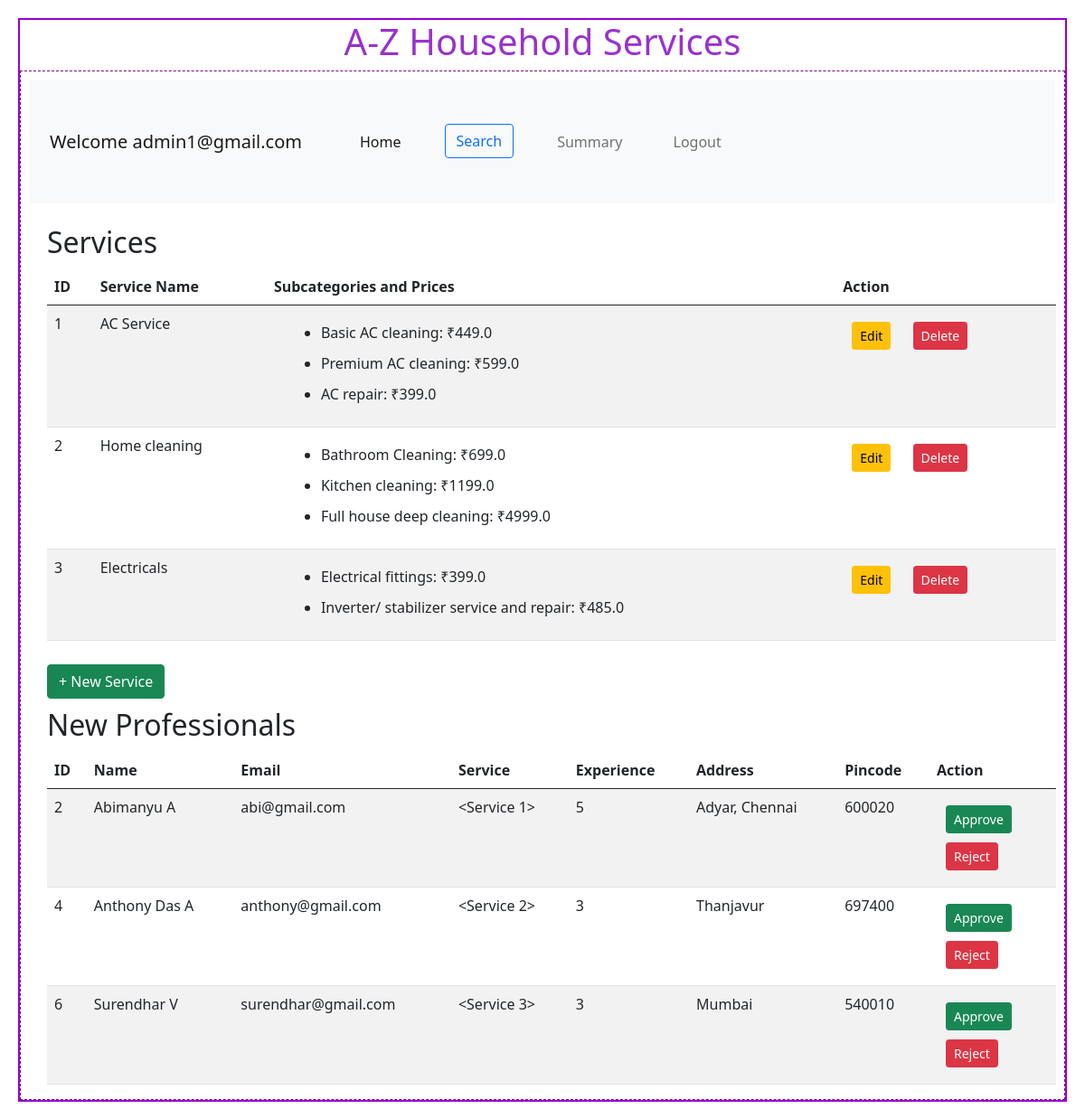
/admin/admin1@gmail.com, run on the app's committed database.
### backend/models.py (models this page shows)
class Service(db.Model):
    __tablename__ = "service"
    id = db.Column(db.Integer, primary_key=True, autoincrement=True)
    name = db.Column(db.String, nullable=False)
    description = db.Column(db.String, nullable=False)
    status = db.Column(db.String(20), default="active", nullable=False)  # Active/Inactive
    subcategories = db.relationship(
        'Subcategory',
        cascade="all, delete",
        backref="service",
        lazy=True
    )
    service_requests = db.relationship(
        'ServiceRequest',
        cascade="all, delete",
        backref="service",
        lazy=True
    )

class Subcategory(db.Model):
    id = db.Column(db.Integer, primary_key=True)
    service_id = db.Column(db.Integer, db.ForeignKey('service.id'), nullable=False)
    name = db.Column(db.String(100), nullable=False)
    description = db.Column(db.Text, nullable=False)
    price = db.Column(db.Float, nullable=False)

class ProfessionalDetails(db.Model):
    __tablename__ = "professional_details"
    id = db.Column(db.Integer, primary_key=True, autoincrement=True)
    email = db.Column(db.String, unique=True, nullable=False)
    password = db.Column(db.String, nullable=False)
    role = db.Column(db.Integer, default=1, nullable=False)  # 0 = admin, 1 = professional
    name = db.Column(db.String, nullable=False)
    service_id = db.Column(db.Integer, db.ForeignKey('service.id'), nullable=False)  # Foreign key to Service
    experience = db.Column(db.Integer, nullable=False)
    address = db.Column(db.String, nullable=False)
    pincode = db.Column(db.Integer, nullable=False)
    status = db.Column(db.String(20), default="Pending")
    is_available = db.Column(db.Boolean, default=True)
    service = db.relationship('Service', backref='professionals')
    service_requests = db.relationship(
        'ServiceRequest',
        cascade="all, delete",
        backref="professional",
        lazy=True
    )

### backend/controllers.py (the view)
@app.route("/admin/<name>")
def admin_dashboard(name):
    services=Service.query.all()
    pending_professionals = ProfessionalDetails.query.filter_by(status='Pending').all()
    return render_template("admin_dashboard.html", name=name, services=services, pending_professionals=pending_professionals)

### templates/admin_dashboard.html
{%extends "admin_layout.html"%}
{%block content%}
            <div class="container mt-4">
                 {%if services%}
                <h2>Services</h2>
                <table class="table table-striped">
                    <thead>
                        <tr>
                            <th>ID</th>
                            <th>Service Name</th>
                            <th>Subcategories and Prices</th>
                            <th>Action</th>
                        </tr>
                    </thead>
                    <tbody>
                        {% for service in services %}
                        <tr>
                            <td>{{ service.id }}</td>
                            <td>{{ service.name }}</td>
                            <td>
                                {% if service.subcategories %}
                                    <ul>
                                        {% for subcategory in service.subcategories %}
                                        <li>{{ subcategory.name }}: ₹{{ subcategory.price }}</li>
                                        {% endfor %}
                                    </ul>
                                {% else %}
                                    No subcategories available.
                                {% endif %}
                            </td>
                            <td>
                                <a href="{{ url_for('edit_service', service_id=service.id, name=service.name) }}" class="btn btn-sm btn-warning">Edit</a>
                                <form action="{{ url_for('delete_service', service_id=service.id, name=service.name) }}" method="POST" style="display:inline;">
                                    <button type="submit" class="btn btn-sm btn-danger" onclick="return confirm('Are you sure you want to delete this service?');">Delete</button>
                                </form>
                            </td>
                        </tr>
                        {%endfor%}
                    </tbody>
                </table>
                {%else%}
                <h3 class="center">No Services Available!</h3>
                {%endif%}
                <a href="/service/{{name}}" button type="button" class="btn btn-success">+ New Service</a>
                <h2>New Professionals</h2>
                {% if pending_professionals %}
                    <table class="table table-striped">
                        <thead>
                            <tr>
                                <th>ID</th>
                                <th>Name</th>
                                <th>Email</th>
                                <th>Service</th>
                                <th>Experience</th>
                                <th>Address</th>
                                <th>Pincode</th>
                                <th>Action</th>
                            </tr>
                        </thead>
                        <tbody>
                            {% for professional in pending_professionals %}
                                <tr>
                                    <td>{{ professional.id }}</td>
                                    <td>{{ professional.name }}</td>
                                    <td>{{ professional.email }}</td>
                                    <td>{{ professional.service }}</td>
                                    <td>{{ professional.experience }}</td>
                                    <td>{{ professional.address }}</td>
                                    <td>{{ professional.pincode }}</td>
                                    <td>
                                        <form method="POST" action="{{ url_for('approve_professional', professional_id=professional.id, name=name) }}">
                                            <button type="submit" class="btn btn-sm btn-success">Approve</button>
                                        </form>
                                        <form method="POST" action="{{ url_for('reject_professional', professional_id=professional.id, name=name) }}">
                                            <button type="submit" class="btn btn-sm btn-danger">Reject</button>
                                        </form>
                                    </td>
                                </tr>
                            {% endfor %}
                        </tbody>
                    </table>
                {% else %}
                    <p>No new professional requests at the moment.</p>
                {% endif %}
{%endblock%}

### templates/admin_layout.html (shortened to what this page needs)
<!DOCTYPE html>
<html>
    <head>
        <link rel="stylesheet" href="/static/styles/main.css">
        <link href="https://cdn.jsdelivr.net/npm/bootstrap@5.0.2/dist/css/bootstrap.min.css" rel="stylesheet">
    </head>
<body>
    <div class="my_container">
        <div class="center"><h1>A-Z Household Services</h1></div>
        <div class="my_panel">
            <nav class="navbar navbar-expand-lg navbar-light bg-light">
                <div class="container-fluid">
                  <a class="navbar-brand" href="#">Welcome {{name}}</a>
                  <div class="collapse navbar-collapse" id="navbarSupportedContent">
                    <ul class="navbar-nav me-auto mb-2 mb-lg-0">
                      <li class="nav-item">
                        <a class="nav-link active" aria-current="page" href="/admin/admin1@gmail.com">Home</a>
                      </li>
                      <li class="nav-item">
                        <a class="btn btn-outline-primary" href="{{ url_for('search') }}" role="button">Search</a>
                      </li>
                      <li class="nav-item">
                        <a class="nav-link" href="#">Summary</a>
                      </li>
                      <li class="nav-item">
                        <a class="nav-link" href="{{ url_for('home') }}">Logout</a>
                      </li>
                    </ul>
                  </div>
                </div>
              </nav>
            {%block content%}
            {%endblock%}
        </div>
        </div>
    </body>
</html>

### static/styles/main.css (style rules this page uses)
* { margin:10px; }
.my_container { border: 2px solid darkviolet; }
.my_panel { width: 100%; margin: auto; height: auto; border: 1px dashed purple; }
.center { text-align: center; margin: auto; color: darkorchid; }

### data on the page
Service: id "1", name "AC Service"
Subcategory: name "Basic AC cleaning", price "449.0"
Subcategory: name "Premium AC cleaning", price "599.0"
Subcategory: name "AC repair", price "399.0"
Service: id "2", name "Home cleaning"
Subcategory: name "Bathroom Cleaning", price "699.0"
Subcategory: name "Kitchen cleaning", price "1199.0"
Subcategory: name "Full house deep cleaning", price "4999.0"
Service: id "3", name "Electricals"
Subcategory: name "Electrical fittings", price "399.0"
Subcategory: name "Inverter/ stabilizer service and repair", price "485.0"
ProfessionalDetails: id "2", name "Abimanyu A", email "abi@gmail.com", service "<Service 1>", experience "5", address "Adyar, Chennai", pincode "600020"
ProfessionalDetails: id "4", name "Anthony Das A", email "anthony@gmail.com", service "<Service 2>", experience "3", address "Thanjavur", pincode "697400"
ProfessionalDetails: id "6", name "Surendhar V", email "surendhar@gmail.com", service "<Service 3>", experience "3", address "Mumbai", pincode "540010"

### other printed values
{{ name }} "admin1@gmail.com"
